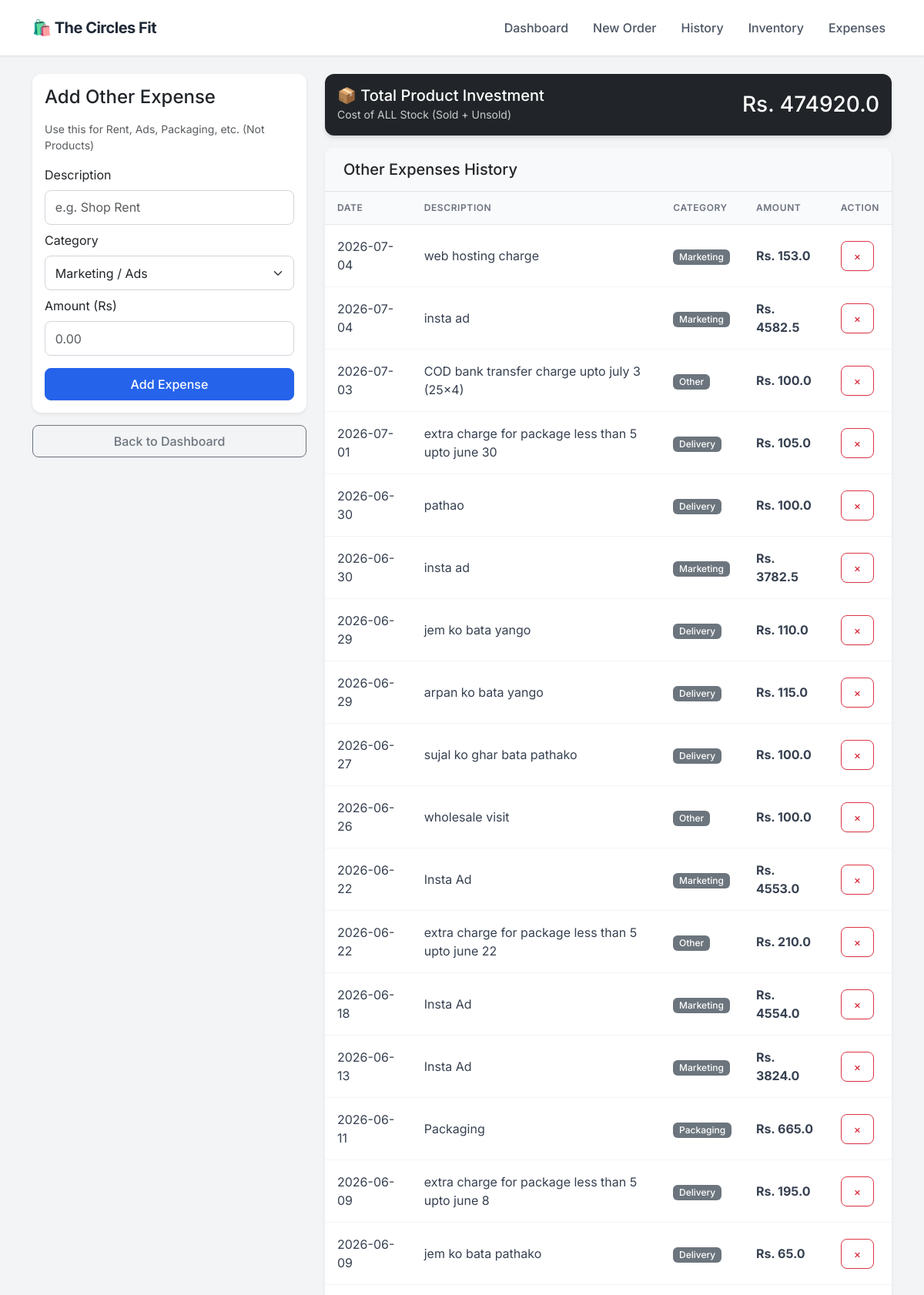
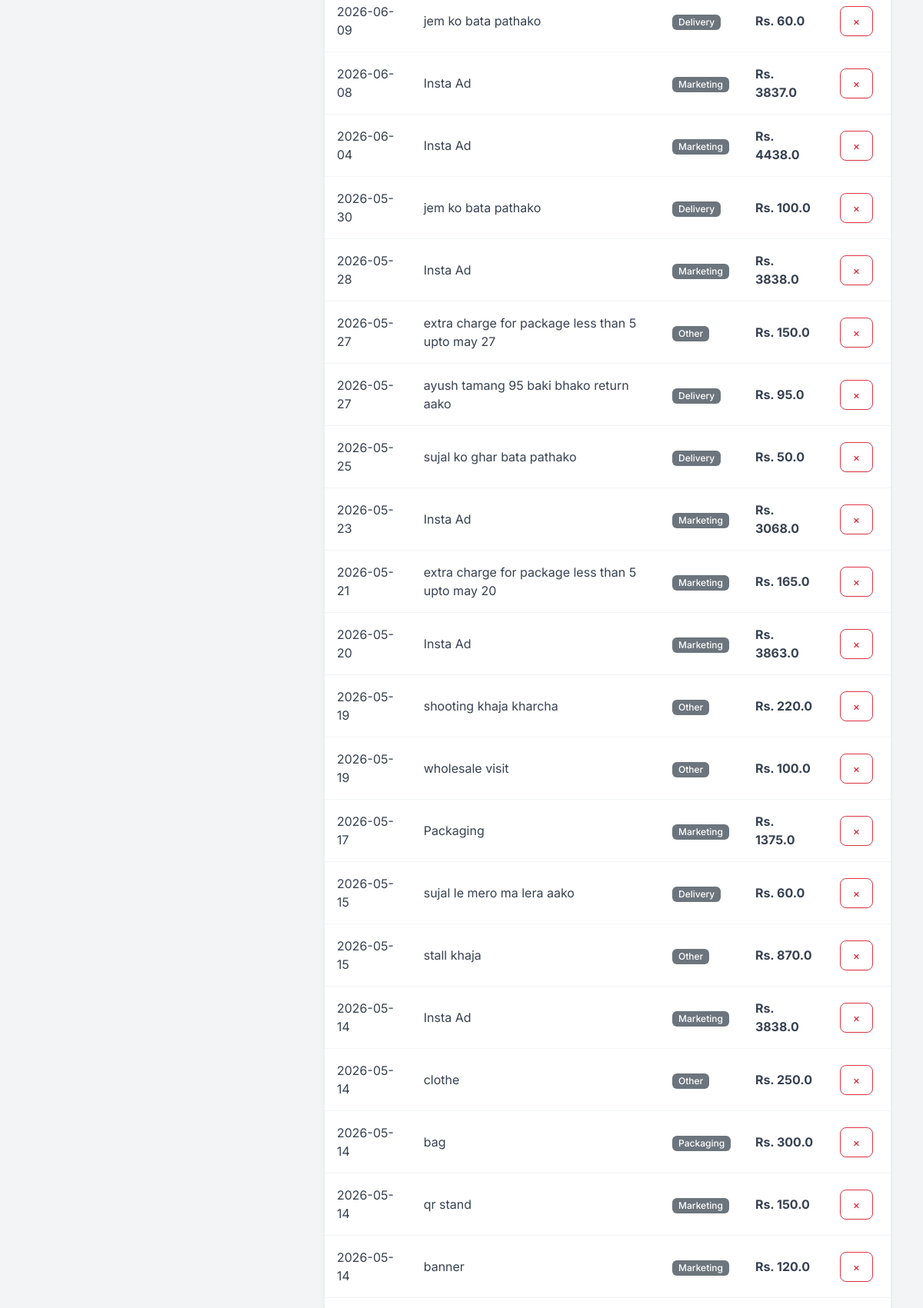
/expenses (upper part), run on the app's committed database (2 pictures, top to bottom).
### app.py (models this page shows)
class Expense(db.Model):
    id = db.Column(db.Integer, primary_key=True)
    description = db.Column(db.String(100), nullable=False)
    category = db.Column(db.String(50), nullable=False) # e.g. Rent, Marketing, Packaging
    amount = db.Column(db.Float, nullable=False)
    date = db.Column(db.DateTime, default=datetime.utcnow)

### app.py (the view, shortened to what this page needs)
@app.route('/expenses', methods=['GET', 'POST'])
def expenses():
    all_expenses = Expense.query.order_by(Expense.date.desc()).all()
    inventory_value = 0
    products = Product.query.all()
    for p in products:
        inventory_value += (p.stock * p.cost_price)
    sold_cost = 0
    order_items = OrderItem.query.all()
    for item in order_items:
        product = Product.query.get(item.product_id)
        if product:
            sold_cost += (item.quantity * product.cost_price)
    total_product_expense = inventory_value + sold_cost
    return render_template('expenses.html',
                           expenses=all_expenses,
                           product_expense=total_product_expense)

### templates/expenses.html (shortened to what this page needs)
{% extends "layout.html" %}
{% block content %}
<div class="row">
    <div class="col-md-4">
        <div class="card p-3 mb-3 shadow-sm">
            <h4 class="mb-3">Add Other Expense</h4>
            <p class="text-muted small">Use this for Rent, Ads, Packaging, etc. (Not Products)</p>
            <form method="POST">
                <label class="form-label">Description</label>
                <input type="text" name="description" class="form-control mb-2" placeholder="e.g. Shop Rent" required>
                <label class="form-label">Category</label>
                <select name="category" class="form-select mb-2">
                    <option value="Marketing">Marketing / Ads</option>
                </select>
                <label class="form-label">Amount (Rs)</label>
                <input type="number" name="amount" step="0.01" class="form-control mb-3" placeholder="0.00" required>
                <button type="submit" class="btn btn-primary w-100">Add Expense</button>
            </form>
        </div>
        <a href="/" class="btn btn-outline-secondary w-100">Back to Dashboard</a>
    </div>
    <div class="col-md-8">
        <div class="card text-white bg-dark mb-3">
            <div class="card-body d-flex justify-content-between align-items-center">
                <div>
                    <h5 class="mb-0">📦 Total Product Investment</h5>
                    <small style="color: #ccc;">Cost of ALL Stock (Sold + Unsold)</small>
                </div>
                <h3 class="mb-0">Rs. {{ product_expense }}</h3>
            </div>
        </div>
        <div class="card shadow-sm">
            <div class="card-header bg-light border-bottom">
                <h5 class="mb-0">Other Expenses History</h5>
            </div>
            <div class="table-responsive">
                <table class="table table-hover mb-0 align-middle">
                    <thead class="table-light">
                        <tr>
                            <th>Date</th>
                            <th>Description</th>
                            <th>Category</th>
                            <th>Amount</th>
                            <th>Action</th>
                        </tr>
                    </thead>
                    <tbody>
                        {% for exp in expenses %}
                        <tr>
                            <td>{{ exp.date.strftime('%Y-%m-%d') }}</td>
                            <td>{{ exp.description }}</td>
                            <td><span class="badge bg-secondary">{{ exp.category }}</span></td>
                            <td class="fw-bold">Rs. {{ exp.amount }}</td>
                            <td>
                                <a href="/delete_expense/{{ exp.id }}" class="btn btn-sm btn-outline-danger" onclick="return confirm('Delete this expense?')">×</a>
                            </td>
                        </tr>
                        {% else %}
                        <tr>
                            <td colspan="5" class="text-center text-muted py-4">No other expenses added yet.</td>
                        </tr>
                        {% endfor %}
                    </tbody>
                </table>
            </div>
        </div>
    </div>
</div>
{% endblock %}

### templates/layout.html (style rules this page uses)
:root { --primary-color: #2563eb; --bg-color: #f3f4f6; --text-dark: #1f2937; --card-shadow: 0 4px 6px -1px rgba(0, 0, 0, 0.1), 0 2px 4px -1px rgba(0, 0, 0, 0.06); }
body { font-family: 'Inter', sans-serif; background-color: var(--bg-color); color: var(--text-dark); }
.card { border: none; border-radius: 12px; box-shadow: var(--card-shadow); background: #ffffff; transition: transform 0.2s; }
.card-header { background-color: #ffffff; border-bottom: 1px solid #f3f4f6; font-weight: 600; padding: 1rem 1.5rem; border-radius: 12px 12px 0 0 !important; }
.btn { border-radius: 8px; font-weight: 500; padding: 0.5rem 1rem; box-shadow: 0 1px 2px 0 rgba(0, 0, 0, 0.05); }
.btn-primary { background-color: var(--primary-color); border-color: var(--primary-color); }
.table { margin-bottom: 0; }
.table thead th { background-color: #f9fafb; color: #6b7280; font-size: 0.75rem; text-transform: uppercase; letter-spacing: 0.05em; font-weight: 600; border-bottom: 1px solid #e5e7eb; padding: 0.75rem 1rem; }
.table tbody td { padding: 1rem 1rem; vertical-align: middle; color: #374151; border-bottom: 1px solid #f3f4f6; }
.badge { padding: 0.35em 0.65em; font-weight: 500; border-radius: 6px; }
.form-control, .form-select { border-radius: 8px; border: 1px solid #d1d5db; padding: 0.6rem 0.8rem; }

### data on the page
Expense: date "2026-07-04", description "web hosting charge", category "Marketing", amount "153.0"
Expense: date "2026-07-04", description "insta ad", category "Marketing", amount "4582.5"
Expense: date "2026-07-03", description "COD bank transfer charge upto july 3 (25x4)", category "Other", amount "100.0"
Expense: date "2026-07-01", description "extra charge for package less than 5 upto june 30", category "Delivery", amount "105.0"
Expense: date "2026-06-30", description "pathao", category "Delivery", amount "100.0"
Expense: date "2026-06-30", description "insta ad", category "Marketing", amount "3782.5"
Expense: date "2026-06-29", description "jem ko bata yango", category "Delivery", amount "110.0"
Expense: date "2026-06-29", description "arpan ko bata yango", category "Delivery", amount "115.0"
Expense: date "2026-06-27", description "sujal ko ghar bata pathako", category "Delivery", amount "100.0"
Expense: date "2026-06-26", description "wholesale visit", category "Other", amount "100.0"
Expense: date "2026-06-22", description "Insta Ad", category "Marketing", amount "4553.0"
Expense: date "2026-06-22", description "extra charge for package less than 5 upto june 22", category "Other", amount "210.0"
Expense: date "2026-06-18", description "Insta Ad", category "Marketing", amount "4554.0"
Expense: date "2026-06-13", description "Insta Ad", category "Marketing", amount "3824.0"
Expense: date "2026-06-11", description "Packaging", category "Packaging", amount "665.0"
Expense: date "2026-06-09", description "extra charge for package less than 5 upto june 8", category "Delivery", amount "195.0"
Expense: date "2026-06-09", description "jem ko bata pathako", category "Delivery", amount "65.0"
Expense: date "2026-06-09", description "jem ko bata pathako", category "Delivery", amount "60.0"
Expense: date "2026-06-08", description "Insta Ad", category "Marketing", amount "3837.0"
Expense: date "2026-06-04", description "Insta Ad", category "Marketing", amount "4438.0"
Expense: date "2026-05-30", description "jem ko bata pathako", category "Delivery", amount "100.0"
Expense: date "2026-05-28", description "Insta Ad", category "Marketing", amount "3838.0"
Expense: date "2026-05-27", description "extra charge for package less than 5 upto may 27", category "Other", amount "150.0"
Expense: date "2026-05-27", description "ayush tamang 95 baki bhako return aako", category "Delivery", amount "95.0"
Expense: date "2026-05-25", description "sujal ko ghar bata pathako", category "Delivery", amount "50.0"
Expense: date "2026-05-23", description "Insta Ad", category "Marketing", amount "3068.0"
Expense: date "2026-05-21", description "extra charge for package less than 5 upto may 20", category "Marketing", amount "165.0"
Expense: date "2026-05-20", description "Insta Ad", category "Marketing", amount "3863.0"
Expense: date "2026-05-19", description "shooting khaja kharcha", category "Other", amount "220.0"
Expense: date "2026-05-19", description "wholesale visit", category "Other", amount "100.0"
Expense: date "2026-05-17", description "Packaging", category "Marketing", amount "1375.0"
Expense: date "2026-05-15", description "sujal le mero ma lera aako", category "Delivery", amount "60.0"
Expense: date "2026-05-15", description "stall khaja", category "Other", amount "870.0"
Expense: date "2026-05-14", description "Insta Ad", category "Marketing", amount "3838.0"
Expense: date "2026-05-14", description "clothe", category "Other", amount "250.0"
Expense: date "2026-05-14", description "bag", category "Packaging", amount "300.0"
Expense: date "2026-05-14", description "qr stand", category "Marketing", amount "150.0"
Expense: date "2026-05-14", description "banner", category "Marketing", amount "120.0"

### other printed values
{{ product_expense }} "474920.0"
